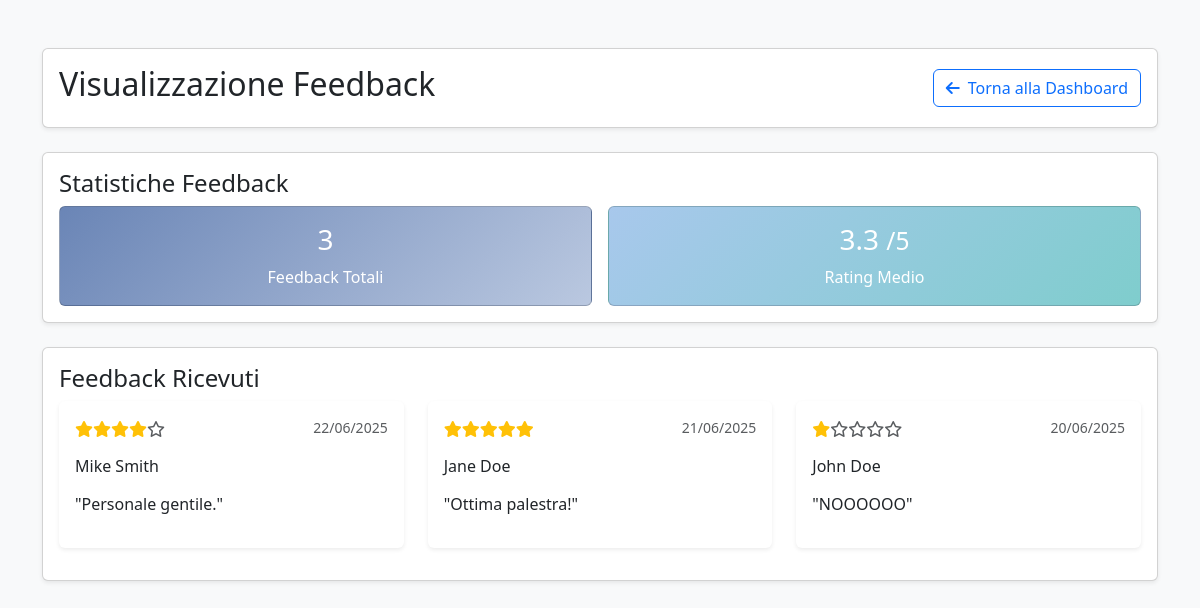
Screenshot of /feedback_view.php (signed in) with the database file from the repository.
### tables this page shows
CREATE TABLE FEEDBACK (
    feedbackID INT PRIMARY KEY AUTO_INCREMENT,
    date DATE NOT NULL,
    rating INT CHECK (rating >= 1 AND rating <= 5),
    comment TEXT,
    customerID INT NOT NULL,
    FOREIGN KEY (customerID) REFERENCES USER(userID) ON DELETE CASCADE
);

CREATE TABLE USER (
    userID INT PRIMARY KEY AUTO_INCREMENT,
    email VARCHAR(255) UNIQUE NOT NULL,
    password VARCHAR(255) NOT NULL,
    userName VARCHAR(100) NOT NULL,
    firstName VARCHAR(100) NOT NULL,
    lastName VARCHAR(100) NOT NULL,
    birthDate DATE,
    gender ENUM('M', 'F', 'Other'),
    phoneNumber VARCHAR(20),
    role ENUM('customer', 'trainer', 'admin') DEFAULT 'customer',
    specialization VARCHAR(255),
    availability TEXT,
    createdAt TIMESTAMP DEFAULT CURRENT_TIMESTAMP
);

### feedback_view.php (the view, shortened to what this page needs)
<?php
require_once 'config.php';
$stmt = $conn->prepare("
    SELECT f.feedbackID, f.date, f.rating, f.comment,
           u.firstName, u.lastName
    FROM FEEDBACK f
    JOIN USER u ON f.customerID = u.userID
    ORDER BY f.date DESC
");
$stmt->execute();
$feedbacks = $stmt->get_result()->fetch_all(MYSQLI_ASSOC);
function getFeedbackStats($conn) {
    $stmt = $conn->prepare("SELECT COUNT(*) as total FROM FEEDBACK");
    $stmt->execute();
    $totalFeedbacks = $stmt->get_result()->fetch_assoc()['total'];
    $stmt = $conn->prepare("SELECT AVG(rating) as avg_rating FROM FEEDBACK WHERE rating IS NOT NULL");
    $stmt->execute();
    $avgRating = round($stmt->get_result()->fetch_assoc()['avg_rating'], 1);
    return [
        'totalFeedbacks' => $totalFeedbacks,
        'avgRating' => $avgRating ?: 0
    ];
}
$stats = getFeedbackStats($conn);
function generateStars($rating) {
    $stars = '';
    for ($i = 1; $i <= 5; $i++) {
        if ($i <= $rating) {
            $stars .= '<i class="fas fa-star text-warning"></i>';
        } else {
            $stars .= '<i class="far fa-star text-muted"></i>';
        }
    }
    return $stars;
}
?>
<!DOCTYPE html>
<html lang="it">
<head>
    <link href="https://cdnjs.cloudflare.com/ajax/libs/bootstrap/5.3.0/css/bootstrap.min.css" rel="stylesheet" />
    <link href="https://cdnjs.cloudflare.com/ajax/libs/font-awesome/6.0.0/css/all.min.css" rel="stylesheet" />
</head>
<body class="bg-light">
<div class="container py-5">
    <div class="card shadow-sm mb-4">
        <div class="card-body">
            <div class="d-flex justify-content-between align-items-center">
                <h2>Visualizzazione Feedback</h2>
                <a href="dashboard.php" class="btn btn-outline-primary">
                    <i class="fas fa-arrow-left me-2"></i>Torna alla Dashboard
                </a>
            </div>
        </div>
    </div>
    <div class="card mb-4 shadow-sm">
        <div class="card-body">
            <h4>Statistiche Feedback</h4>
            <div class="row g-3">
                <div class="col-md-6">
                    <div class="card text-white h-100" style="background: linear-gradient(135deg, #6a85b6 0%, #bac8e0 100%);">
                        <div class="card-body text-center d-flex flex-column justify-content-center">
                            <h3><?= $stats['totalFeedbacks'] ?></h3>
                            <p class="mb-0">Feedback Totali</p>
                        </div>
                    </div>
                </div>
                <div class="col-md-6">
                    <div class="card text-white h-100" style="background: linear-gradient(135deg, #a8c8ec 0%, #7fcdcd 100%);">
                        <div class="card-body text-center d-flex flex-column justify-content-center">
                            <h3><?= $stats['avgRating'] ?> <small>/5</small></h3>
                            <p class="mb-0">Rating Medio</p>
                        </div>
                    </div>
                </div>
            </div>
        </div>
    </div>
    <div class="card shadow-sm mb-4">
        <div class="card-body">
            <h4>Feedback Ricevuti</h4>
            <?php if (!empty($feedbacks)): ?>
                <div class="row">
                    <?php foreach($feedbacks as $feedback): ?>
                    <div class="col-md-6 col-lg-4 mb-3">
                        <div class="card h-100 border-0 shadow-sm">
                            <div class="card-body">
                                <div class="d-flex justify-content-between align-items-start mb-3">
                                    <div>
                                        <?php if ($feedback['rating']): ?>
                                            <?= generateStars($feedback['rating']) ?>
                                        <?php endif; ?>
                                    </div>
                                    <small class="text-muted"><?= date('d/m/Y', strtotime($feedback['date'])) ?></small>
                                </div>
                                <h6 class="card-title mb-3">
                                    <?= htmlspecialchars($feedback['firstName'] . ' ' . $feedback['lastName']) ?>
                                </h6>
                                <?php if ($feedback['comment']): ?>
                                    <p class="card-text mb-3">
                                        "<?= htmlspecialchars($feedback['comment']) ?>"
                                    </p>
                                <?php endif; ?>
                            </div>
                        </div>
                    </div>
                    <?php endforeach; ?>
                </div>
            <?php endif; ?>
        </div>
    </div>
</div>
</body>
</html>

### rows the page displays
feedback: rating 4 (drawn), date "22/06/2025", customerID.lastName "Mike Smith", comment "Personale gentile."
feedback: rating 5 (drawn), date "21/06/2025", customerID.lastName "Jane Doe", comment "Ottima palestra!"
feedback: rating 1 (drawn), date "20/06/2025", customerID.lastName "John Doe", comment "NOOOOOO"

### other values shown
$stats['totalFeedbacks'] "3"
$stats['avgRating'] "3.3"
